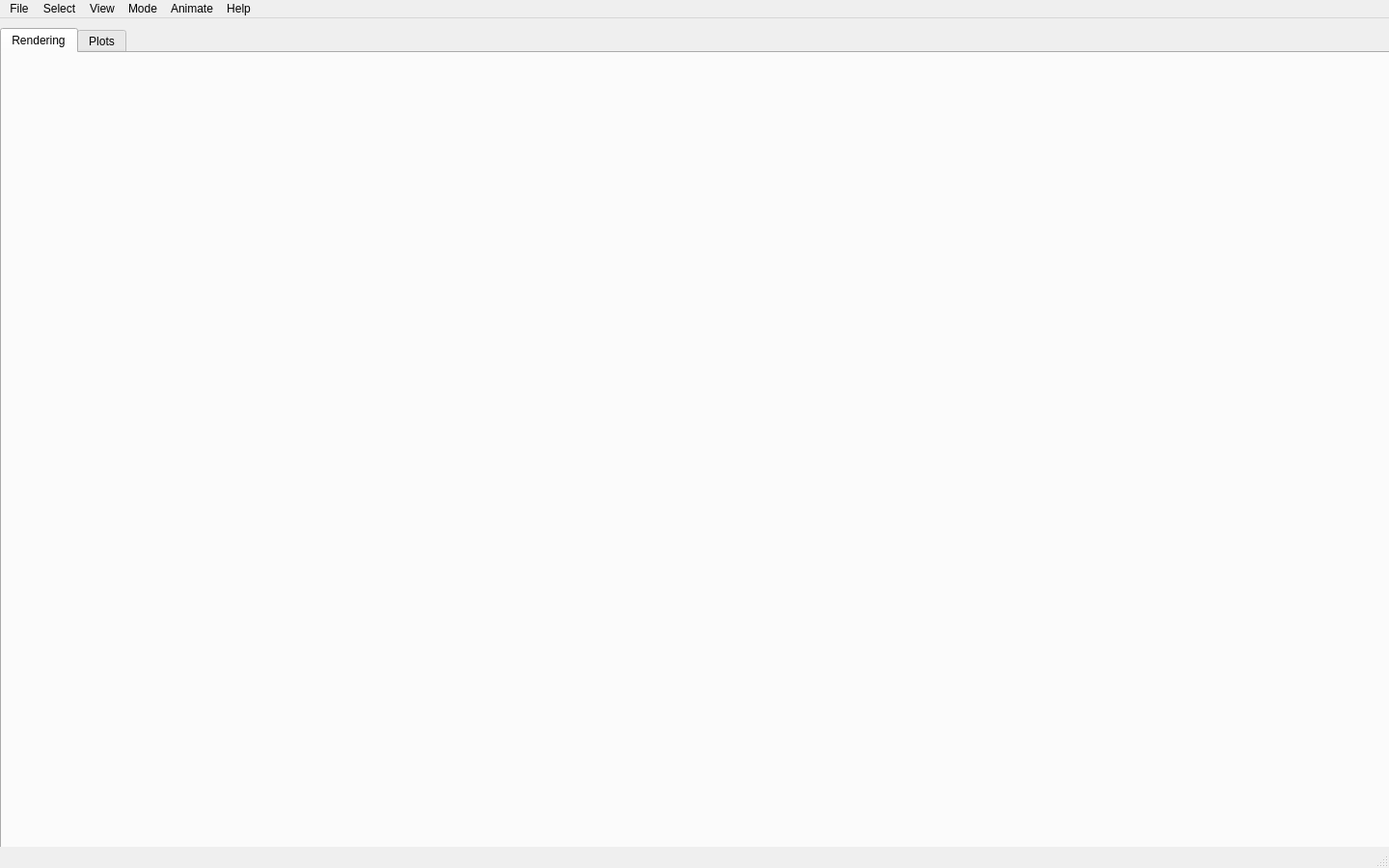
<?xml version="1.0" encoding="UTF-8"?>
<ui version="4.0">
 <class>MainWindow</class>
 <widget class="QMainWindow" name="MainWindow">
  <property name="geometry">
   <rect>
    <x>0</x>
    <y>0</y>
    <width>1440</width>
    <height>900</height>
   </rect>
  </property>
  <property name="windowTitle">
   <string>CALFEM VTK Visualization Tool</string>
  </property>
  <widget class="QWidget" name="centralwidget">
   <property name="sizePolicy">
    <sizepolicy hsizetype="Expanding" vsizetype="Expanding">
     <horstretch>0</horstretch>
     <verstretch>0</verstretch>
    </sizepolicy>
   </property>
   <widget class="QWidget" name="gridLayoutWidget">
    <property name="geometry">
     <rect>
      <x>0</x>
      <y>10</y>
      <width>1441</width>
      <height>851</height>
     </rect>
    </property>
    <layout class="QGridLayout" name="gridLayout">
     <property name="sizeConstraint">
      <enum>QLayout::SetDefaultConstraint</enum>
     </property>
     <item row="0" column="0">
      <widget class="QTabWidget" name="tabWidget">
       <property name="sizePolicy">
        <sizepolicy hsizetype="Expanding" vsizetype="Expanding">
         <horstretch>1</horstretch>
         <verstretch>1</verstretch>
        </sizepolicy>
       </property>
       <property name="currentIndex">
        <number>0</number>
       </property>
       <widget class="QWidget" name="tab_shape">
        <attribute name="title">
         <string>Rendering</string>
        </attribute>
        <widget class="QWidget" name="horizontalLayoutWidget">
         <property name="geometry">
          <rect>
           <x>10</x>
           <y>0</y>
           <width>1411</width>
           <height>821</height>
          </rect>
         </property>
         <layout class="QGridLayout" name="gridLayout_2">
          <item row="0" column="1">
           <widget class="QFrame" name="frame">
            <property name="cursor">
             <cursorShape>OpenHandCursor</cursorShape>
            </property>
            <property name="frameShape">
             <enum>QFrame::NoFrame</enum>
            </property>
            <property name="frameShadow">
             <enum>QFrame::Plain</enum>
            </property>
            <property name="lineWidth">
             <number>0</number>
            </property>
           </widget>
          </item>
         </layout>
        </widget>
       </widget>
       <widget class="QWidget" name="tab_element">
        <attribute name="title">
         <string>Plots</string>
        </attribute>
        <widget class="QWidget" name="horizontalLayoutWidget_2">
         <property name="geometry">
          <rect>
           <x>10</x>
           <y>0</y>
           <width>1411</width>
           <height>821</height>
          </rect>
         </property>
         <layout class="QGridLayout" name="gridLayout_3">
          <item row="0" column="1">
           <widget class="QFrame" name="frame_2">
            <property name="cursor">
             <cursorShape>OpenHandCursor</cursorShape>
            </property>
            <property name="frameShape">
             <enum>QFrame::NoFrame</enum>
            </property>
            <property name="frameShadow">
             <enum>QFrame::Plain</enum>
            </property>
            <property name="lineWidth">
             <number>0</number>
            </property>
           </widget>
          </item>
         </layout>
        </widget>
       </widget>
      </widget>
     </item>
    </layout>
   </widget>
  </widget>
  <widget class="QMenuBar" name="menubar">
   <property name="geometry">
    <rect>
     <x>0</x>
     <y>0</y>
     <width>1440</width>
     <height>22</height>
    </rect>
   </property>
   <property name="defaultUp">
    <bool>true</bool>
   </property>
   <widget class="QMenu" name="menuTest">
    <property name="title">
     <string>File</string>
    </property>
    <widget class="QMenu" name="menuImport">
     <property name="title">
      <string>Import...</string>
     </property>
     <addaction name="actionMatlab_data"/>
     <addaction name="actionVTK_data"/>
    </widget>
    <widget class="QMenu" name="menuExport_2">
     <property name="title">
      <string>Export...</string>
     </property>
     <addaction name="actionTo_Matlab"/>
     <addaction name="actionTo_VTK"/>
    </widget>
    <addaction name="menuImport"/>
    <addaction name="menuExport_2"/>
   </widget>
   <widget class="QMenu" name="menuTest2">
    <property name="title">
     <string>View</string>
    </property>
    <widget class="QMenu" name="menuGeometry">
     <property name="title">
      <string>Mesh...</string>
     </property>
     <addaction name="actionShow_Elements"/>
     <addaction name="actionShow_Elements_2"/>
     <addaction name="actionShow_Dofs"/>
    </widget>
    <widget class="QMenu" name="menuDeformed_Mesh">
     <property name="title">
      <string>Deformed Mesh...</string>
     </property>
     <addaction name="actionShow_Elements_3"/>
     <addaction name="actionShow_Nodes"/>
     <addaction name="actionShow_Dofs_2"/>
    </widget>
    <addaction name="actionReset_Camera"/>
    <addaction name="separator"/>
    <addaction name="actionWireframe"/>
    <addaction name="separator"/>
    <addaction name="actionShow_Axis"/>
    <addaction name="actionShow_Origin"/>
    <addaction name="actionShow_Grid"/>
    <addaction name="actionShow_Scale"/>
    <addaction name="actionShow_Boundary_Conditions"/>
    <addaction name="separator"/>
    <addaction name="menuGeometry"/>
    <addaction name="menuDeformed_Mesh"/>
   </widget>
   <widget class="QMenu" name="menuMode">
    <property name="title">
     <string>Mode</string>
    </property>
    <addaction name="actionDefault"/>
    <addaction name="actionTrackball"/>
    <addaction name="actionActor"/>
    <addaction name="actionSelection"/>
   </widget>
   <widget class="QMenu" name="menuExport">
    <property name="title">
     <string>Select</string>
    </property>
    <addaction name="actionExport_Matlab_data"/>
    <addaction name="actionExport_VTK_data"/>
    <addaction name="separator"/>
    <addaction name="actionShow_browser"/>
   </widget>
   <widget class="QMenu" name="menuHelp">
    <property name="title">
     <string>Help</string>
    </property>
    <addaction name="actionCALFEM_for_Python_documentation"/>
    <addaction name="actionVTK_tool_Guide"/>
    <addaction name="actionKeyboard_controls"/>
   </widget>
   <widget class="QMenu" name="menuAnimate">
    <property name="title">
     <string>Animate</string>
    </property>
    <addaction name="actionStart_Animation"/>
    <addaction name="actionEdit_Parameters"/>
   </widget>
   <addaction name="menuTest"/>
   <addaction name="menuExport"/>
   <addaction name="menuTest2"/>
   <addaction name="menuMode"/>
   <addaction name="menuAnimate"/>
   <addaction name="menuHelp"/>
  </widget>
  <widget class="QStatusBar" name="statusbar"/>
  <action name="actionReset_Camera">
   <property name="text">
    <string>Reset Camera</string>
   </property>
  </action>
  <action name="actionWireframe">
   <property name="checkable">
    <bool>true</bool>
   </property>
   <property name="enabled">
    <bool>false</bool>
   </property>
   <property name="text">
    <string>Toggle Wireframe</string>
   </property>
  </action>
  <action name="actionShow_Axis">
   <property name="checkable">
    <bool>true</bool>
   </property>
   <property name="checked">
    <bool>true</bool>
   </property>
   <property name="text">
    <string>Show Axis</string>
   </property>
  </action>
  <action name="actionShow_Grid">
   <property name="checkable">
    <bool>true</bool>
   </property>
   <property name="enabled">
    <bool>true</bool>
   </property>
   <property name="text">
    <string>Show Grid</string>
   </property>
  </action>
  <action name="actionActor">
   <property name="checkable">
    <bool>false</bool>
   </property>
   <property name="enabled">
    <bool>true</bool>
   </property>
   <property name="text">
    <string>Actor</string>
   </property>
  </action>
  <action name="actionDefault">
   <property name="checkable">
    <bool>false</bool>
   </property>
   <property name="enabled">
    <bool>true</bool>
   </property>
   <property name="text">
    <string>Default</string>
   </property>
  </action>
  <action name="actionExport_Matlab_data">
   <property name="enabled">
    <bool>false</bool>
   </property>
   <property name="text">
    <string>Element by ID...</string>
   </property>
  </action>
  <action name="actionExport_VTK_data">
   <property name="enabled">
    <bool>false</bool>
   </property>
   <property name="text">
    <string>Node by ID...</string>
   </property>
  </action>
  <action name="actionShow_Scale">
   <property name="checkable">
    <bool>true</bool>
   </property>
   <property name="enabled">
    <bool>false</bool>
   </property>
   <property name="text">
    <string>Show Scale</string>
   </property>
  </action>
  <action name="actionShow_Boundary_Conditions">
   <property name="checkable">
    <bool>true</bool>
   </property>
   <property name="enabled">
    <bool>false</bool>
   </property>
   <property name="text">
    <string>Show Boundary Conditions</string>
   </property>
  </action>
  <action name="actionMatlab_data">
   <property name="enabled">
    <bool>false</bool>
   </property>
   <property name="text">
    <string>Matlab data...</string>
   </property>
  </action>
  <action name="actionVTK_data">
   <property name="enabled">
    <bool>false</bool>
   </property>
   <property name="text">
    <string>VTK data...</string>
   </property>
  </action>
  <action name="actionTo_Matlab">
   <property name="enabled">
    <bool>false</bool>
   </property>
   <property name="text">
    <string>To Matlab...</string>
   </property>
  </action>
  <action name="actionTo_VTK">
   <property name="enabled">
    <bool>false</bool>
   </property>
   <property name="text">
    <string>To VTK...</string>
   </property>
  </action>
  <action name="actionCALFEM_for_Python_documentation">
   <property name="text">
    <string>Documentation</string>
   </property>
  </action>
  <action name="actionVTK_tool_Guide">
   <property name="enabled">
    <bool>false</bool>
   </property>
   <property name="text">
    <string>VTK tool Guide</string>
   </property>
  </action>
  <action name="actionShow_Origin">
   <property name="checkable">
    <bool>true</bool>
   </property>
   <property name="enabled">
    <bool>false</bool>
   </property>
   <property name="text">
    <string>Show Origin</string>
   </property>
  </action>
  <action name="actionShow_Elements">
   <property name="text">
    <string>Show Elements</string>
   </property>
  </action>
  <action name="actionShow_Elements_2">
   <property name="text">
    <string>Show Nodes</string>
   </property>
  </action>
  <action name="actionShow_Dofs">
   <property name="text">
    <string>Show Dofs</string>
   </property>
  </action>
  <action name="actionShow_Elements_3">
   <property name="text">
    <string>Show Elements</string>
   </property>
  </action>
  <action name="actionShow_Nodes">
   <property name="text">
    <string>Show Nodes</string>
   </property>
  </action>
  <action name="actionShow_Dofs_2">
   <property name="text">
    <string>Show Dofs</string>
   </property>
  </action>
  <action name="actionKeyboard_controls">
   <property name="text">
    <string>Keyboard controls...</string>
   </property>
  </action>
  <action name="actionStart_Animation">
   <property name="text">
    <string>Start Animation</string>
   </property>
  </action>
  <action name="actionEdit_Parameters">
   <property name="text">
    <string>Edit Parameters...</string>
   </property>
  </action>
  <action name="actionShow_browser">
   <property name="text">
    <string>Show browser</string>
   </property>
  </action>
  <action name="actionTrackball">
   <property name="text">
    <string>Trackball</string>
   </property>
  </action>
  <action name="actionSelection">
   <property name="text">
    <string>Selection</string>
   </property>
  </action>
 </widget>
 <resources/>
 <connections/>
</ui>
